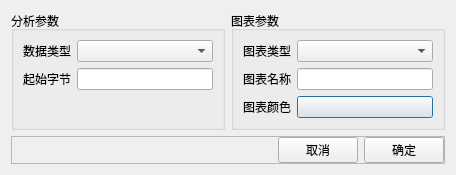
<?xml version="1.0" encoding="UTF-8"?>
<ui version="4.0">
 <class>SAKXYSerialEditDialog</class>
 <widget class="QDialog" name="SAKXYSerialEditDialog">
  <property name="geometry">
   <rect>
    <x>0</x>
    <y>0</y>
    <width>456</width>
    <height>156</height>
   </rect>
  </property>
  <property name="windowTitle">
   <string notr="true">Dialog</string>
  </property>
  <layout class="QGridLayout" name="gridLayout">
   <item row="0" column="0">
    <widget class="QGroupBox" name="groupBox">
     <property name="sizePolicy">
      <sizepolicy hsizetype="Preferred" vsizetype="Expanding">
       <horstretch>0</horstretch>
       <verstretch>0</verstretch>
      </sizepolicy>
     </property>
     <property name="title">
      <string>分析参数</string>
     </property>
     <layout class="QGridLayout" name="gridLayout_2">
      <item row="1" column="0">
       <widget class="QLabel" name="label_2">
        <property name="text">
         <string>起始字节</string>
        </property>
       </widget>
      </item>
      <item row="0" column="1">
       <widget class="QComboBox" name="dataTypeComboBox"/>
      </item>
      <item row="1" column="1">
       <widget class="QLineEdit" name="startByteLineEdit">
        <property name="text">
         <string notr="true"/>
        </property>
       </widget>
      </item>
      <item row="0" column="0">
       <widget class="QLabel" name="label">
        <property name="text">
         <string>数据类型</string>
        </property>
       </widget>
      </item>
      <item row="2" column="0">
       <spacer name="verticalSpacer">
        <property name="orientation">
         <enum>Qt::Vertical</enum>
        </property>
        <property name="sizeHint" stdset="0">
         <size>
          <width>20</width>
          <height>40</height>
         </size>
        </property>
       </spacer>
      </item>
     </layout>
    </widget>
   </item>
   <item row="0" column="1">
    <widget class="QGroupBox" name="groupBox_2">
     <property name="sizePolicy">
      <sizepolicy hsizetype="Preferred" vsizetype="Expanding">
       <horstretch>0</horstretch>
       <verstretch>0</verstretch>
      </sizepolicy>
     </property>
     <property name="title">
      <string notr="true">图表参数</string>
     </property>
     <layout class="QGridLayout" name="gridLayout_3">
      <item row="1" column="1">
       <widget class="QLineEdit" name="chartNameLineEdit">
        <property name="text">
         <string notr="true"/>
        </property>
       </widget>
      </item>
      <item row="0" column="1">
       <widget class="QComboBox" name="chartTypeComboBox"/>
      </item>
      <item row="0" column="0">
       <widget class="QLabel" name="label_3">
        <property name="text">
         <string>图表类型</string>
        </property>
       </widget>
      </item>
      <item row="2" column="1">
       <widget class="QPushButton" name="chartColorPushButton">
        <property name="text">
         <string notr="true"/>
        </property>
       </widget>
      </item>
      <item row="1" column="0">
       <widget class="QLabel" name="label_4">
        <property name="text">
         <string>图表名称</string>
        </property>
       </widget>
      </item>
      <item row="2" column="0">
       <widget class="QLabel" name="label_5">
        <property name="text">
         <string>图表颜色</string>
        </property>
       </widget>
      </item>
     </layout>
    </widget>
   </item>
   <item row="1" column="0" colspan="2">
    <widget class="QFrame" name="frame">
     <property name="sizePolicy">
      <sizepolicy hsizetype="Preferred" vsizetype="Minimum">
       <horstretch>0</horstretch>
       <verstretch>0</verstretch>
      </sizepolicy>
     </property>
     <property name="frameShape">
      <enum>QFrame::StyledPanel</enum>
     </property>
     <property name="frameShadow">
      <enum>QFrame::Raised</enum>
     </property>
     <layout class="QHBoxLayout" name="horizontalLayout">
      <property name="leftMargin">
       <number>0</number>
      </property>
      <property name="topMargin">
       <number>0</number>
      </property>
      <property name="rightMargin">
       <number>0</number>
      </property>
      <property name="bottomMargin">
       <number>0</number>
      </property>
      <item>
       <spacer name="horizontalSpacer">
        <property name="orientation">
         <enum>Qt::Horizontal</enum>
        </property>
        <property name="sizeHint" stdset="0">
         <size>
          <width>40</width>
          <height>20</height>
         </size>
        </property>
       </spacer>
      </item>
      <item>
       <widget class="QPushButton" name="cancelPushButton">
        <property name="text">
         <string>取消</string>
        </property>
       </widget>
      </item>
      <item>
       <widget class="QPushButton" name="okPushButton">
        <property name="text">
         <string>确定</string>
        </property>
       </widget>
      </item>
     </layout>
    </widget>
   </item>
  </layout>
 </widget>
 <resources/>
 <connections>
  <connection>
   <sender>cancelPushButton</sender>
   <signal>clicked()</signal>
   <receiver>SAKXYSerialEditDialog</receiver>
   <slot>reject()</slot>
   <hints>
    <hint type="sourcelabel">
     <x>364</x>
     <y>145</y>
    </hint>
    <hint type="destinationlabel">
     <x>228</x>
     <y>6</y>
    </hint>
   </hints>
  </connection>
  <connection>
   <sender>okPushButton</sender>
   <signal>clicked()</signal>
   <receiver>SAKXYSerialEditDialog</receiver>
   <slot>accept()</slot>
   <hints>
    <hint type="sourcelabel">
     <x>445</x>
     <y>145</y>
    </hint>
    <hint type="destinationlabel">
     <x>228</x>
     <y>73</y>
    </hint>
   </hints>
  </connection>
 </connections>
</ui>
